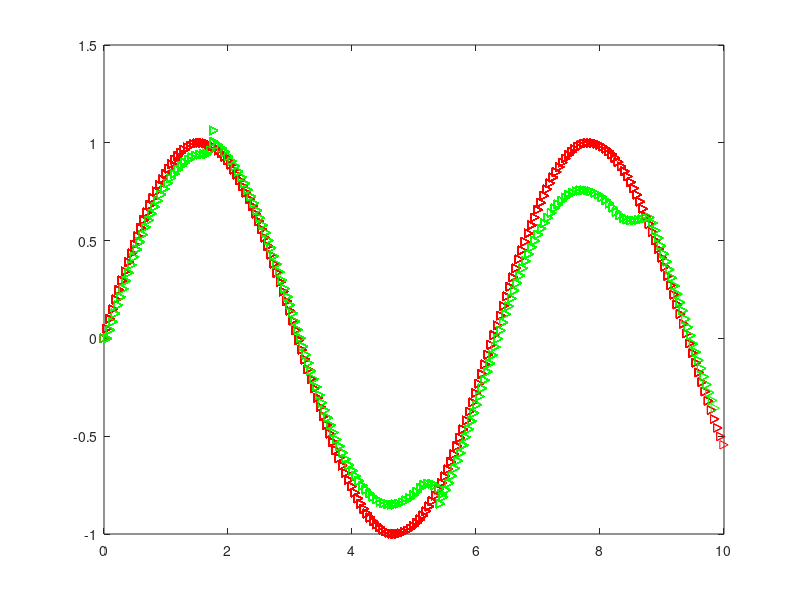
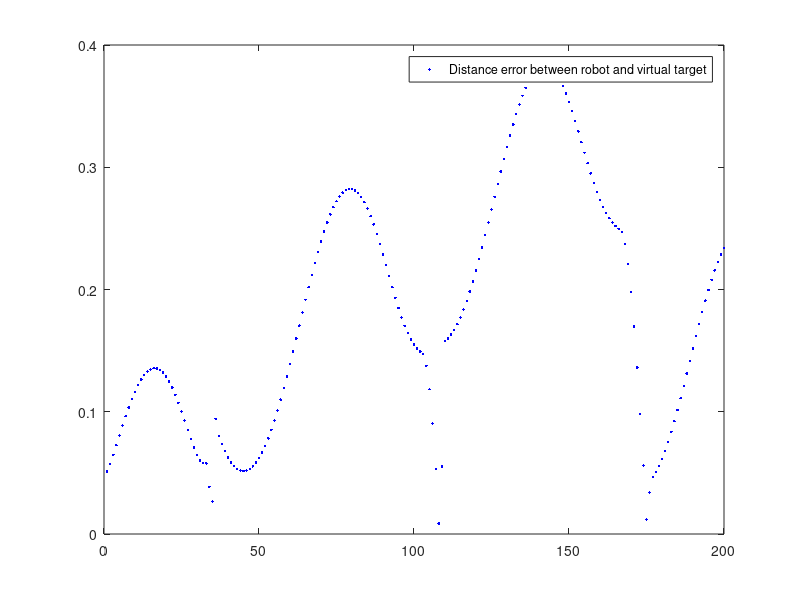
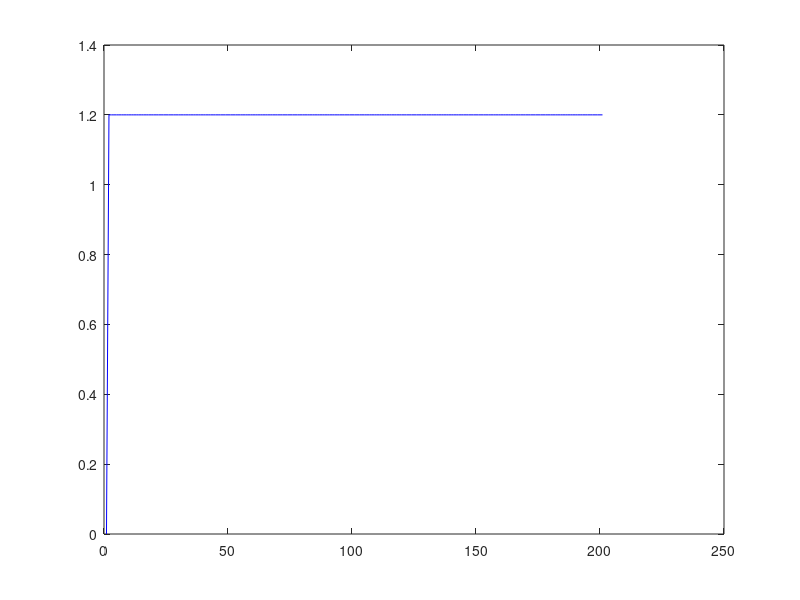
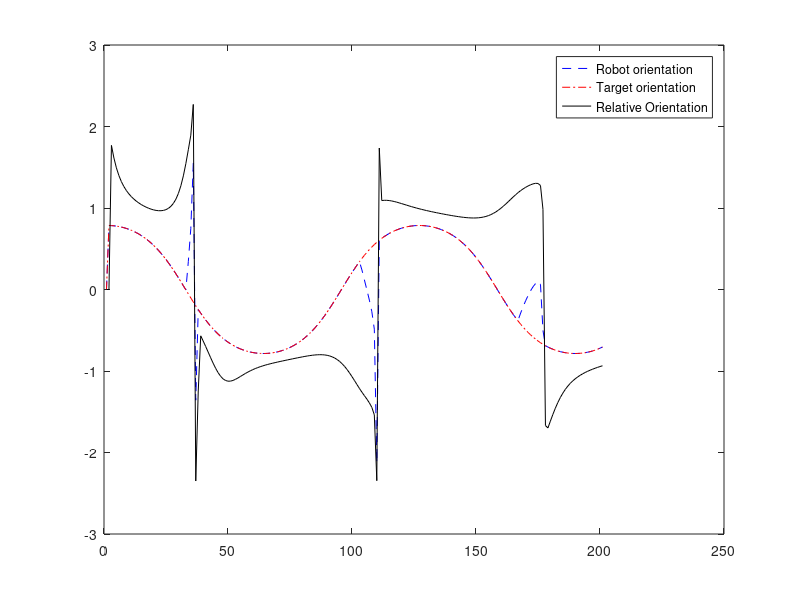

MATLAB code for these plots, in order:
% CPE470 Project 2: Artificial Potential Field Path Planning
%By Brendan Aguiar

%matlab notes
% x = y(i,:) assigns x the ith row of y
% x = y(:,i) assigns x the ith col of y
% Code by Dr. Jim La
clc, clear
close all
n = 2; % Number of dimensions
delta_t = .05; % Set time step
t = 0:delta_t:10;% Set total simulation time
lambda = 8.5; % Set scaling factor of attractive potential field
pr_max = 1.2; % Set maximum of robot velocity
error = zeros (length(t) - 1, 1); % Set tracking error

%=============Set VIRTUAL TARGET=======================================
qv = zeros (length(t), n); % Initial positions of virtual target
pv = 1.2; %Set velocity of virtual target
theta_v = zeros (length(t), 1); % Initial heading of the virtual target

%=============Set ROBOT================================================
%Set intial state of robot
qr = zeros (length(t), n); % Initial position of robot
pr = zeros (length(t), 1); % Initial velocity of robot. Also v_rd...
theta_r = zeros (length(t), 1); %Initial heading of the robot

%=============Set relative states between robot and TARGET=============
qrv = zeros (length(t), n); % Save relative positions 
%between robot and virtual target
prv = zeros (length(t), n); % Save relative velocities
% between robot and virtual target
%=============Compute initial relative states between robot and TARGET=
qrv(1,:) = qv(1,:) - qr(1,:); % Compute the initial relative position
%Compute the initial relative velocity
a = pv*cos(theta_v(1)) - pr(1)*cos(theta_r(1));
b = pv*sin(theta_v(1)) - pr(1)*sin(theta_r(1));
prv(1,:) = [a, b];

%=============Loop Assignments=========================================
qt_diff = zeros(length(t), n);
phi = zeros(length(t), 1);
nested = 0;
%=============Set noise mean and std. dev.=============================
noise_mean = .5;
noise_std = 0.5;% = 0.2;

%=============MAIN PROGRAM=============================================
for i = 2:length(t)
    % Code by Brendan Aguiar
    %+++++++++SINUSOIDAL TRAJECTORY+++++++++++++++++++++++++++++
    qv_x = t(i);%parametric equation 1
    qv_y = sin(t(i));%parametric equation 2
    
    %W/ noise
    %qv_x = t(i) + noise_std * randn + noise_mean;
    %qv_y = 4*sin(t(i) * 3) + 10 + noise_std * randn + noise_mean;
    %+++++++++LINEAR TRAJECTORY+++++++++++++++++++++++++++++++++
    %qv_x = t(i);%parametric equation 1
    %qv_y = t(i);%parametric equation 2
    
    %W/ noise
    %qv_x = t(i)+ noise_std * randn + noise_mean;
    %qv_y = 4*t(i) + 10 + noise_std * randn + noise_mean;
    % Code by Dr. Jim La
    %+++++++++CIRCULAR TRAJECTORY+++++++++++++++++++++++++++++++
    %W/O noise
    %qv_x = 60 - 15 * cos(t(i));%parametric equation 1
    %qv_y = 30 + 15 * sin(t(i));%parametric equation 2
    
    %W/ noise
    %qv_x = 60 - 15 * cos(t(i)) + noise_std * randn + noise_mean;
    %qv_y = 30 + sin(t(i))  + noise_std * randn + noise_mean;
    % Code by Brendan Aguiar
    %+++++++++SPIRAL TRAJECTORY++++++++++++++++++++++++++++++++++
    %qv_x = t(i) * cos(t(i));
    %qv_y = t(i) * sin(t(i));
    %+++++++++Lissajous TRAJECTORY+++++++++++++++++++++++++++++++
    %qv_x = 4* sin(3*t(i) + 5);
    %qv_y = 6*sin(t(i));
    %+++++++++Hypotrochoid TRAJECTORY++++++++++++++++++++++++++++
    %qv_x = 5 * cos(t(i)) + 5 * cos(5*t(i));
    %qv_y = 5 * sin(t(i)) - 5 * sin(5*t(i));
    %+++++++++Hypocycloid TRAJECTORY++++++++++++++++++++++++++++
    %qv_x = 5 * cos(t(i)) +  cos(5*t(i));
    %qv_y = 5 * sin(t(i)) -  sin(5*t(i));
    qv(i,:) = [qv_x, qv_y]; % Compute position of target
    qt_diff(i,:) = qv(i,:) - qv(i - 1,:);
    theta_v(i) = atan2(qt_diff(i,2),qt_diff(i,1));
    
    
    %+++++++++++++++++++++++++++++++++++++++++++++++++++++++++++
    % Code by Brendan Aguiar
    phi(i) = atan2(qrv(i - 1,2), qrv(i - 1,1));% Get phi
    %modeling robot velocity
    term1 = pv^2;
    term2 = 2*lambda*norm(qrv(i - 1,:))*pv*abs(cos(theta_v(i)-phi(i)));
    term3 = (norm(qrv(i - 1,:))*lambda)^2;
    pr(i) = sqrt(term1 + term2 + term3);
    if pr(i) >= pr_max
        pr(i) = pr_max;%robot velocity constraint
    end
    %modeling robot heading
    nested = (pv*sin(theta_v(i) - phi(i))/pr(i));
    theta_r(i) = phi(i) + asin(nested);
    
    % Code by Dr. Jim La here%
    c = cos(theta_r(i-1));
    d = sin(theta_r(i-1));
    qr(i,:) = qr(i - 1, :) + pr(i)*delta_t*[c, d];% Get next pos. of robot
    qrv(i,:) = qv(i,:) - qr(i,:);% Update pos. between robot and target
    e = pv*cos(theta_v(i) - pr(i)*cos(theta_r(i)));
    f = pv*sin(theta_v(i) - pr(i)*sin(theta_r(i)));
    prv(i,:) = [e,f];
    error(i) = norm(qv(i,:) - qr(i,:)); % Get dist. between robot & target
    % Plot positions qv of virtual target
    plot (qv(:,1),qv(:,2), 'r>')
    hold on
    % Plot positions qv of robot
    plot(qr(:,1),qr(:,2), 'g>')
   
    M = getframe(gca); % Find out what this does.
    %Getframe serves to capture the axes at each time in "t".
    %In other words, the chart is reloading with each iteration similar to
    %how a movie reel would cycle through frames (Mathworks, website).
    %mov = addframe(mov, M); % Find out what this does
    %Addframe will add current frame to the avi file (Northwestern, website).
end

%============PLOT RESULTS==============================================
figure(2), plot(error(2:length(t)), 'b.')
legend('Distance error between robot and virtual target')
figure(3), plot(pr, 'b')
figure(4), plot(theta_r, '--b')
hold on
plot(theta_v, '-.r')
hold on
plot (phi, 'k')
legend('Robot orientation', 'Target orientation', 'Relative Orientation')
%https://www.mathworks.com/help/matlab/ref/getframe.html
%http://www.ece.northwestern.edu/local-apps/matlabhelp/techdoc/ref/addframe.html